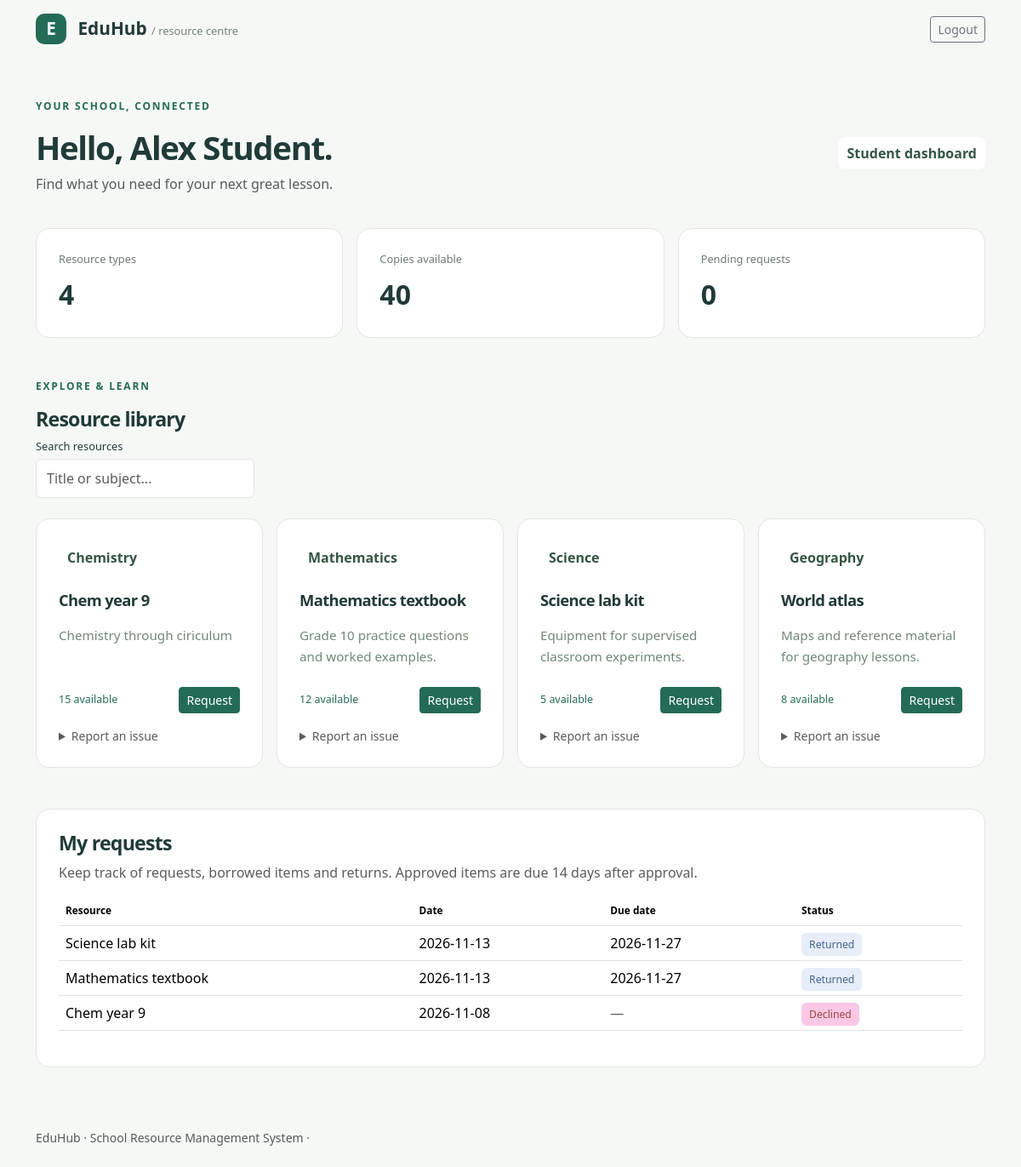
The page / (signed in) on the database its author committed.
### tables this page shows
CREATE TABLE users (
            id INTEGER PRIMARY KEY,
            name TEXT NOT NULL,
            username TEXT NOT NULL UNIQUE,
            password TEXT NOT NULL,
            role TEXT NOT NULL CHECK(role IN ('student', 'teacher'))
        );

CREATE TABLE resources (
            id INTEGER PRIMARY KEY,
            title TEXT NOT NULL,
            subject TEXT NOT NULL,
            description TEXT NOT NULL,
            quantity INTEGER NOT NULL CHECK(quantity >= 0)
        );

CREATE TABLE loans (
            id INTEGER PRIMARY KEY,
            student_id INTEGER NOT NULL REFERENCES users(id),
            resource_id INTEGER NOT NULL REFERENCES resources(id),
            status TEXT NOT NULL DEFAULT 'Pending',
            date TEXT NOT NULL DEFAULT CURRENT_TIMESTAMP
        , due_date TEXT);

### app.py (the view, shortened to what this page needs)
@app.get('/')
@require()
def home():
    database = db()
    resources = database.execute('SELECT * FROM resources ORDER BY title').fetchall()
    issue_reports = {}
    query = '''
        SELECT loans.*, users.name, resources.title
        FROM loans
        JOIN users ON users.id = loans.student_id
        JOIN resources ON resources.id = loans.resource_id
    '''
    if g.user['role'] == 'teacher':
        loans = db().execute(query + ' ORDER BY loans.id DESC').fetchall()
    else:
        loans = db().execute(
            query + ' WHERE loans.student_id = ? ORDER BY loans.id DESC',
            (g.user['id'],),
        ).fetchall()
    return render_template(
        'index.html',
        resources=resources,
        issue_reports=issue_reports,
        loans=loans,
        available=sum(resource['quantity'] for resource in resources),
        pending=sum(loan['status'] == 'Pending' for loan in loans),
        today=date.today().isoformat(),
        app_title='EduHub Resource Center',
        term='Academic Term 2026',
    )

### app.py (called while the page is built)
def db():
    if 'db' not in g:
        g.db = sqlite3.connect(app.config['DATABASE'])
        g.db.row_factory = sqlite3.Row
    return g.db

@app.before_request
def prepare_request():
    g.user = None
    user_id = session.get('user_id')
    if user_id is not None:
        g.user = db().execute('SELECT * FROM users WHERE id = ?', (user_id,)).fetchone()
    session.setdefault('token', secrets.token_hex(24))
    if request.method == 'POST' and not secrets.compare_digest(
        session['token'], request.form.get('token', '')
    ):
        abort(400)

def require(role=None):
    def decorate(view):
        @wraps(view)
        def wrapped_view(*args, **kwargs):
            if g.user is None:
                return redirect(url_for('login'))
            if role and g.user['role'] != role:
                abort(403)
            return view(*args, **kwargs)
        return wrapped_view
    return decorate

### templates/index.html (shortened to what this page needs)
{% extends "base.html" %}
{% block content %}
<div class="heading">
    <div>
        <p class="eyebrow">YOUR SCHOOL, CONNECTED</p>
        <h1>Hello, {{ g.user.name }}.</h1>
        <p class="text-muted">
            {% if g.user.role == 'teacher' %}
                Organise learning resources and manage class requests.
            {% else %}
                Find what you need for your next great lesson.
            {% endif %}
        </p>
    </div>
    <span class="subject">{{ g.user.role|title }} dashboard</span>
</div>
<div class="row g-3 mb-5">
    {% for label, value in [('Resource types', resources|length), ('Copies available', available), ('Pending requests', pending)] %}
    <div class="col-4">
        <div class="stats">
            <span>{{ label }}</span>
            <strong>{{ value }}</strong>
        </div>
    </div>
    {% endfor %}
</div>
<div class="heading">
    <div>
        <p class="eyebrow">EXPLORE &amp; LEARN</p>
        <h2>Resource library</h2>
        <label for="search">
            Search resources
            <input id="search" class="form-control" type="search" placeholder="Title or subject...">
        </label>
    </div>
</div>
<div class="row g-3 mb-5">
    {% for resource in resources %}
        <div class="col-md-6 col-xl-3 resource" data-search="{{ (resource.title ~ ' ' ~ resource.subject|lower) }}">
            <article class="resource-card">
                <span class="subject">{{ resource.subject }}</span>
                <h3>{{ resource.title }}</h3>
                <p>{{ resource.description }}</p>
                <div class="resource-bottom">
                    <span>{{ resource.quantity }} available</span>
                    {% if g.user.role == 'student' %}
                    <form method="post" action="{{ url_for('borrow', resource_id=resource.id) }}">
                        <button type="submit" class="btn btn-primary btn-sm" {% if not resource.quantity %}disabled{% endif %}>
                            Request
                        </button>
                    </form>
                    {% endif %}
                </div>
                {% if g.user.role == 'student' %}
                <details class="mt-3">
                    <summary class="text-muted small">Report an issue</summary>
                </details>
                {% endif %}
            </article>
        </div>
    {% else %}
        <div class="col-12">
            <p class="text-muted">No resources added yet.</p>
        </div>
    {% endfor %}
</div>
<section class="panel">
    <h2>{{ 'Class requests' if g.user.role == 'teacher' else 'My requests' }}</h2>
    <p class="text-muted">Keep track of requests, borrowed items and returns. Approved items are due 14 days after approval.</p>
    <div class="table-responsive">
        <table class="table align-middle">
            <thead>
                <tr>
                    <th>Resource</th>
                    <th>Date</th>
                    <th>Due date</th>
                    <th>Status</th>
                </tr>
            </thead>
            <tbody>
                {% for loan in loans %}
                <tr>
                    <td>{{ loan.title }}</td>
                    <td class="text-nowrap">{{ loan.date[:10] if loan.date else '' }}</td>
                    <td class="text-nowrap">
                        {% if loan.due_date %}
                            {{ loan.due_date }}
                        {% else %}
                            <span class="text-muted">—</span>
                        {% endif %}
                    </td>
                    <td>
                        <span class="status {{ loan.status.lower() }}">{{ loan.status }}</span>
                    </td>
                </tr>
                {% else %}
                <tr>
                    <td colspan="{{ 6 if g.user.role == 'teacher' else 4 }}" class="text-muted py-4">
                        No requests yet. Requests will appear here.
                    </td>
                </tr>
                {% endfor %}
            </tbody>
        </table>
    </div>
</section>
{% endblock %}

### templates/base.html (shortened to what this page needs)
<!DOCTYPE html>
<html lang="en">
<head>
    <link rel="stylesheet" href="https://cdn.jsdelivr.net/npm/bootstrap@5.3.2/dist/css/bootstrap.min.css">
    <link rel="stylesheet" href="{{ url_for('static', filename='css/style.css') }}">
</head>
<body>
    <header>
        <nav class="container d-flex justify-content-between align-items-center py-3">
            <a class="brand" href="/">
                <b class="logo">E</b> EduHub <small>/ resource centre</small>
            </a>
            {% if g.user %}
            <form method="post" action="{{ url_for('logout') }}">
                <button type="submit" class="btn btn-outline-secondary btn-sm">Logout</button>
            </form>
            {% endif %}
        </nav>
    </header>
    <main class="container py-5">
        {% block content %}{% endblock %}
    </main>
    <footer class="container py-4 small text-muted">
        EduHub &middot; School Resource Management System &middot;
    </footer>
</body>
</html>

### static/css/style.css (style rules this page uses)
:root { --green: #246b57; --ink: #203b38; }
body { background: #f6f8f5; color:var(--ink); font-family: system-ui, sans-serif; }
.brand { color:var(--ink); font-size:1.3rem; font-weight:750; text-decoration:none; }
.brand small { font-size:0.8rem; color: #74827b; font-weight:400; }
.logo { display:inline-grid; place-items:center; width:36px; height:36px; background:var(--green); color:aliceblue; border-radius: 10px; margin-right:8px; }
.eyebrow { font-size: 0.75rem; letter-spacing: 0.15em; font-weight: 750; color: var(--green); }
h1,h2,h3 { font-weight: 700; letter-spacing: -0.035em; }
h1 { font-size: 2.4rem; }
h2 { font-size: 1.45rem; }
h3 { font-size: 1.15rem; }
.panel, .resource-card, .stats { background: white; border: 1px solid #e0e7df; border-radius: 16px; padding: 26px; }
.btn-primary { --bs-btn-bg: #246b57; --bs-btn-border-color: #246b57; --bs-btn-hover-bg: #1e5a47; --bs-btn-hover-border-color: #1e5a47; --bs-disabled-bg: #82968e; --bs-disabled-border-color: #82968e; }
.form-control { padding: 10px 12px; border: 1px solid #e0e7df; }
.heading { display:flex; justify-content: space-between; align-items: center; gap: 20px; margin-bottom: 24px; }
.heading label { font-size:0.8rem; }
.heading input { margin-top: 5px; min-width: 240px; }
.subject { background: white; color: #355644; border-radius: 8px; padding: 7px 10px; font-weight:650; }
.stats span { display:block; font-size: 0.8rem; color: #6c7a72; }
.stats strong { display: block; font-size: 2rem; margin-top: 8px; }
.resource-card { height: 100%; display: flex; flex-direction: column; }
.resource-card .subject { align-self: flex-start; margin-bottom: 20px; }
.resource-card p { font-size: 0.95rem; color: #718876; line-height: 1.6; margin: 10px 0 24px; }
.resource-bottom { margin-top: auto; display: flex; align-items: center; justify-content: space-between; gap: 10px; font-size: 0.78rem; color:var(--green); }
.table th { font-size: 0.74rem; }
.status { padding: 5px 9px; border-radius: 6px; font-size: 0.76rem; background: #eef1ef; }
.declined { background: #fac8e6; color: #9a463e; }
.returned { background: #e7eef9; color: #45638e; }

### rows shown on the page
users: user.name "Alex Student", user.role "Student", role "My requests"
resources: subject "Chemistry", title "Chem year 9", description "Chemistry through ciriculum", quantity "15"
resources: subject "Mathematics", title "Mathematics textbook", description "Grade 10 practice questions and worked examples.", quantity "12"
resources: subject "Science", title "Science lab kit", description "Equipment for supervised classroom experiments.", quantity "5"
resources: subject "Geography", title "World atlas", description "Maps and reference material for geography lessons.", quantity "8"
loans: title "Science lab kit", date "2026-11-13", due_date "2026-11-27", status "Returned"
loans: title "Mathematics textbook", date "2026-11-13", due_date "2026-11-27", status "Returned"
loans: title "Chem year 9", date "2026-11-08", status "Declined"

### other values the page prints
{{ label }} "Resource types" "Copies available" "Pending requests"
{{ value }} "4" "40" "0"
